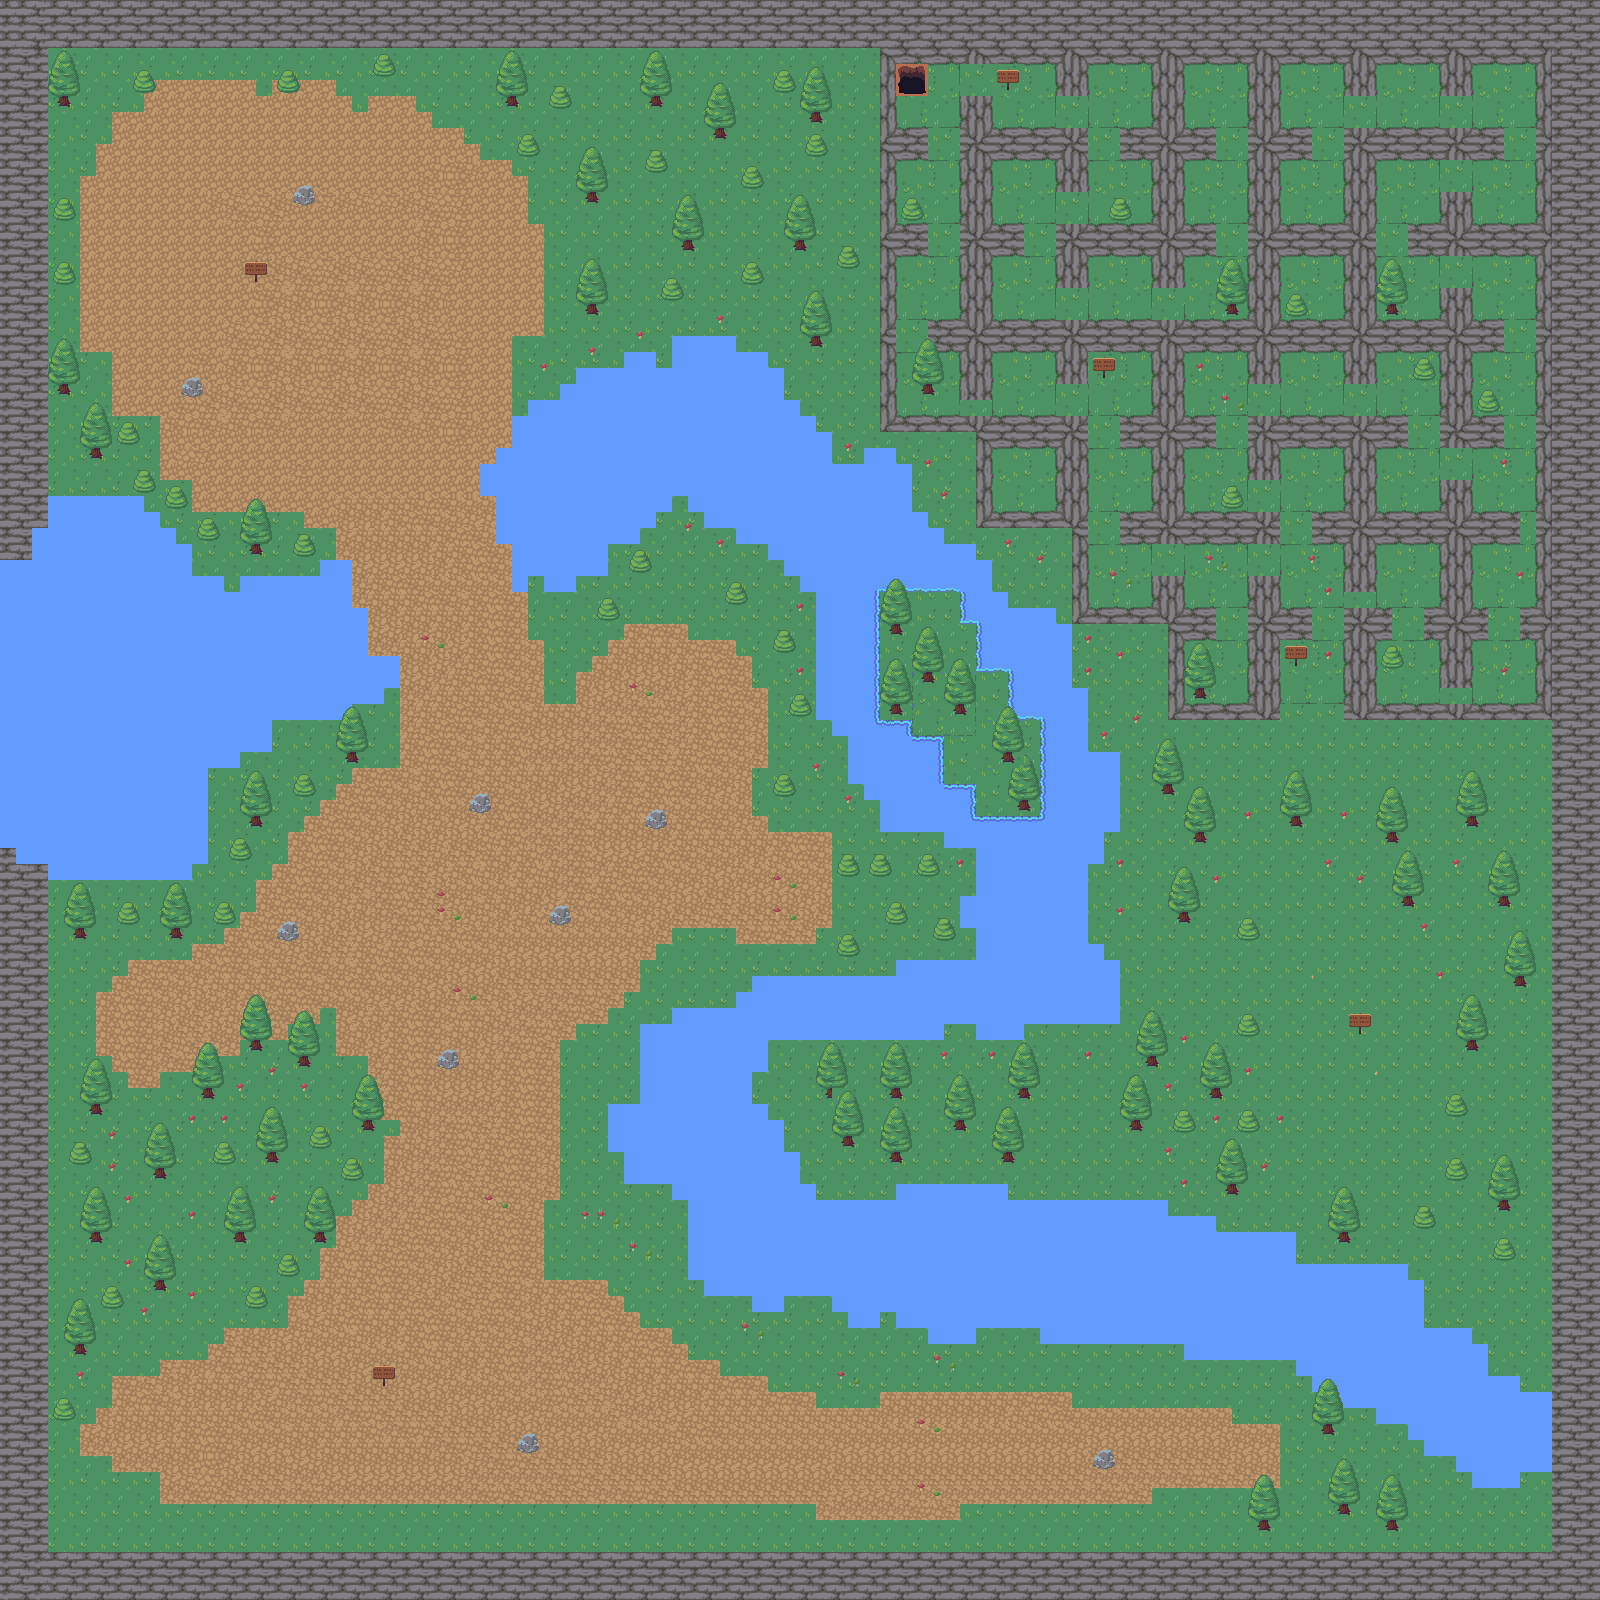

A level layout from a 2D game, rendered from its tile map. Below: a short description, then the map file with tile-grid data replaced by summaries:
An orthogonal 100x100 tile map with 16x16 px tiles, 6 tile layers (background, labyrinthe, murs, terre et eau, ...), 2 tilesets and 3 objects (enter_dungeon, birth_point, enter_dungeon_exit).

<map version="1.8" tiledversion="1.8.2" orientation="orthogonal" renderorder="right-down" width="100" height="100" tilewidth="16" tileheight="16" infinite="0" nextlayerid="10" nextobjectid="9">
 <tileset firstgid="1" source="nature.tsx" />
 <tileset firstgid="721" source="dungeon_asset.tsx" />
 <layer id="1" name="background" width="100" height="100" locked="1">
  <data>[10000 cells, 10000 non-empty, 4 distinct tile ids]</data>
 </layer>
 <layer id="8" name="labyrinthe" width="100" height="100">
  <data>[10000 cells, 1387 non-empty, 40 distinct tile ids]</data>
 </layer>
 <layer id="3" name="murs" width="100" height="100">
  <data>[10000 cells, 1164 non-empty, 4 distinct tile ids]</data>
 </layer>
 <layer id="4" name="terre et eau" width="100" height="100">
  <data>[10000 cells, 3961 non-empty, 20 distinct tile ids]</data>
 </layer>
 <layer id="6" name="ile" width="100" height="100">
  <data>[10000 cells, 135 non-empty, 32 distinct tile ids]</data>
 </layer>
 <layer id="7" name="deco de terre" width="100" height="100">
  <data>[10000 cells, 1137 non-empty, 32 distinct tile ids]</data>
 </layer>
 <objectgroup id="9" name="Objects">
  <object id="5" name="enter_dungeon" x="896.167" y="65.8333" width="31.3333" height="30.1667" />
  <object id="6" name="birth_point" x="1140" y="96">
   <point />
  </object>
  <object id="8" name="enter_dungeon_exit" x="948.5" y="129">
   <point />
  </object>
 </objectgroup>
</map>
